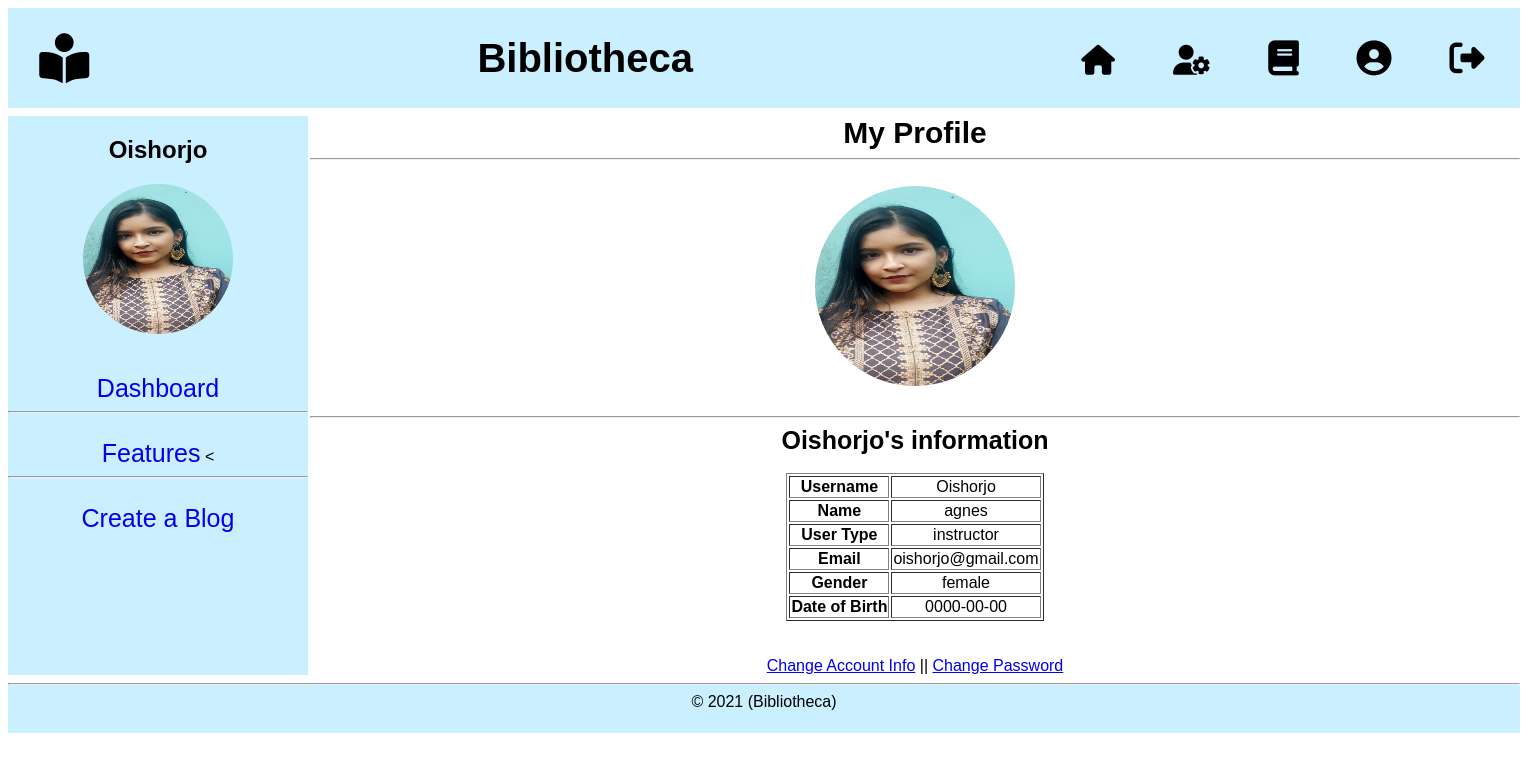
The page /virw/profile.php (signed in) on the database its author committed.
### tables this page shows
CREATE TABLE `user` (
  `id` int(11) NOT NULL,
  `username` varchar(255) NOT NULL,
  `password` varchar(255) NOT NULL,
  `fullname` varchar(255) NOT NULL,
  `email` varchar(255) NOT NULL,
  `gender` varchar(255) NOT NULL,
  `dob` date NOT NULL,
  `type` varchar(255) NOT NULL,
  `filename` varchar(255) NOT NULL
);

### model/userModel.php (called while the page is built, shortened)
<?php
    function getUserByName($username){
		$conn = getConnection();
		$sql = "select * from user where username='{$username}'";
		$result = mysqli_query($conn, $sql);
		$row = mysqli_fetch_assoc($result);
		return $row;
	}
?>

### virw/profile.php (the view, shortened to what this page needs)
<?php
	if(isset($_COOKIE['status'])){
?>
<?php
	include('header.php');
    require_once('model/userModel.php');
?>
<?php include('instructorNav.php')?>
<div style="display: grid; grid-template-columns: 1fr 1fr; padding-top: 0.5em;">
    <?php include('instructorSidePanel.php')?>
    <div id="main_content" style="background-color: white; width: 1210px; font-family: arial; align-items: center; text-align: center;">
        <span style="font-size: 30px;">
            <b> My Profile </b>
        </span>
        <hr><br>
        <img src="<?php echo $row['filename'];?>" alt="ishorju" height="200px" width="200px" style="border-radius: 50%">
        <br><br><hr>
        <span style="font-size: 25px;"><b><?=$row['username']?>'s information</b></span>
        <br><br>
        <table align="center" border="1">
            <tr>
                <td>
                    <b>Username</b>
                </td>
                <td>
                    <?php echo $row['username'];?>
                </td>
            </tr>
            <tr>
                <td>
                    <b>Name</b>
                </td>
                <td>
                    <?php echo $row['fullname'];?>
                </td>
            </tr>
            <tr>
                <td>
                    <b>User Type</b>
                </td>
                <td>
                    <?php echo $row['type'];?>
                </td>
            </tr>
            <tr>
                <td>
                    <b>Email</b>
                </td>
                <td>
                    <?php echo $row['email'];?>
                </td>
            </tr>
            <tr>
                <td>
                    <b>Gender</b>
                </td>
                <td>
                    <?php echo $row['gender'];?>
                </td>
            </tr>
            <tr>
                <td>
                    <b>Date of Birth</b>
                </td>
                <td>
                    <?php echo $row['dob'];?>
                </td>
            </tr>
        </table>
        <br><br>
        <a href="accSetting.php">Change Account Info</a> ||
        <a href="changePass.php">Change Password</a>
    </div>
</div>
<?php
	}else{
        header('location: signin.php');
    }
?>

### virw/instructorSidePanel.php
<?php
    require_once('model/userModel.php');
    $username = $_COOKIE['username'];
    $row = getUserByName($username);
?>
    <div id="side_panel" style="width: 300px; background-color:#caefff; font-family:Arial;" align="center">
        <h2><?php echo $_COOKIE['username']?></h2>
        <a href="accSetting.php">
            <img src="<?php echo $row['filename'];?>" height="150px;" width="150px" alt="Profile Photo" style="border-radius:50%">
        </a>
        <br> <br> <br>
        <a href="instructorDashboard.php" style="text-decoration: none;">
            <span style="font-size:25px;">Dashboard</span>
        </a>
        <hr><br>
        <a href="features.php" style="text-decoration: none;">
            <span style="font-size:25px">Features</span>
        </a>
<
        <hr><br>
        <a href="blogCreation.php" style="text-decoration: none;">
            <span style="font-size:25px">Create a Blog</span>
        </a>
    </div>

### rows shown on the page
user: filename (picture), username "Oishorjo", fullname "agnes", type "instructor", email "oishorjo@gmail.com", gender "female", dob "0000-00-00"

### other values the page prints
$_COOKIE['username'] "Oishorjo"
